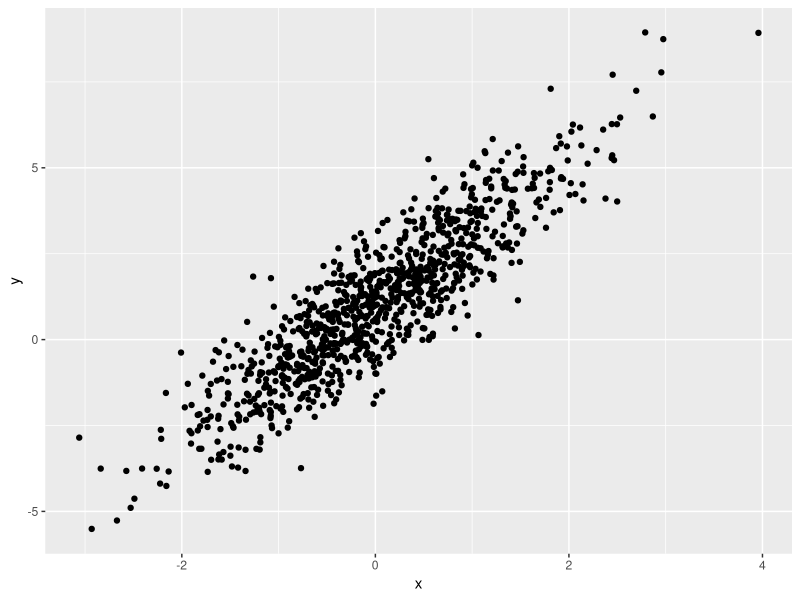

R code for this plot:
## ---- chunk 1
library(tidyverse)
## ---- chunk 2
samp = rnorm(100)
length(samp)
x=0
## ---- chunk 3
plot_df =
  tibble(
    x = rnorm(n=1000),
    y = 1 + 2 * x + rnorm(n = 1000)
  )

ggplot(plot_df, aes(x = x, y = y)) + geom_point()
